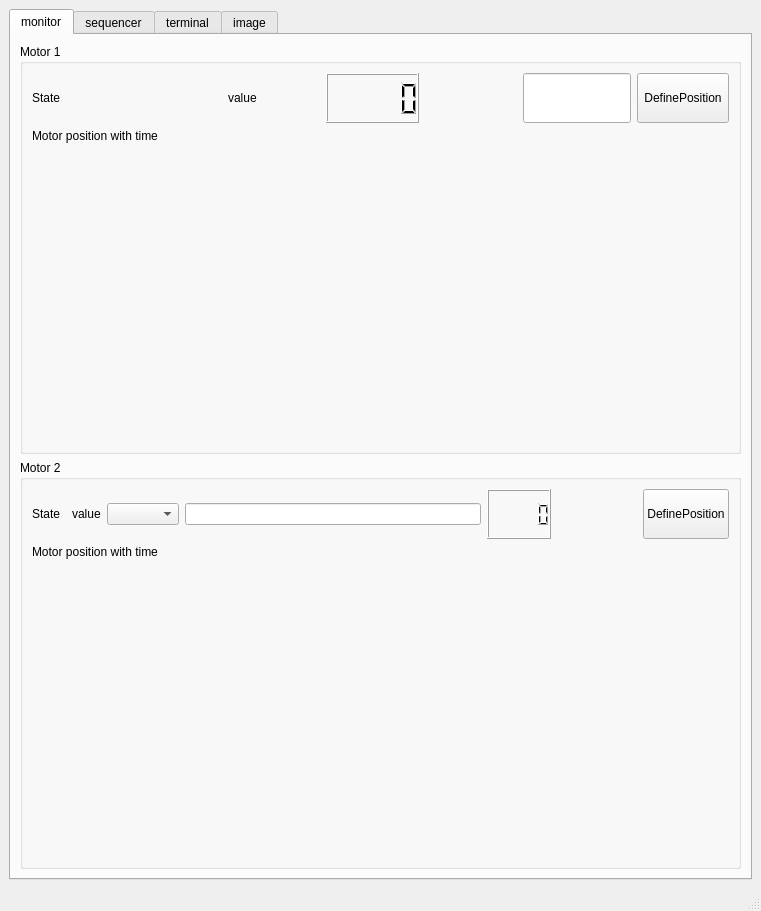
<?xml version="1.0" encoding="UTF-8"?>
<ui version="4.0">
 <class>MainWindow</class>
 <widget class="QMainWindow" name="MainWindow">
  <property name="geometry">
   <rect>
    <x>0</x>
    <y>0</y>
    <width>761</width>
    <height>911</height>
   </rect>
  </property>
  <property name="sizePolicy">
   <sizepolicy hsizetype="Fixed" vsizetype="Fixed">
    <horstretch>0</horstretch>
    <verstretch>0</verstretch>
   </sizepolicy>
  </property>
  <property name="windowTitle">
   <string>MainWindow</string>
  </property>
  <widget class="QWidget" name="centralwidget">
   <layout class="QHBoxLayout" name="horizontalLayout_2">
    <item>
     <widget class="QTabWidget" name="tabWidget">
      <property name="maximumSize">
       <size>
        <width>900</width>
        <height>900</height>
       </size>
      </property>
      <property name="currentIndex">
       <number>0</number>
      </property>
      <widget class="QWidget" name="tab">
       <attribute name="title">
        <string>monitor</string>
       </attribute>
       <layout class="QVBoxLayout" name="verticalLayout_3">
        <item>
         <widget class="QGroupBox" name="groupBox">
          <property name="title">
           <string>Motor 1 </string>
          </property>
          <layout class="QVBoxLayout" name="verticalLayout">
           <item>
            <layout class="QHBoxLayout" name="horizontalLayout">
             <item>
              <widget class="QLabel" name="label">
               <property name="sizePolicy">
                <sizepolicy hsizetype="Preferred" vsizetype="Fixed">
                 <horstretch>0</horstretch>
                 <verstretch>0</verstretch>
                </sizepolicy>
               </property>
               <property name="text">
                <string>State</string>
               </property>
              </widget>
             </item>
             <item>
              <widget class="TaurusLed" name="taurusLed">
               <property name="sizePolicy">
                <sizepolicy hsizetype="Preferred" vsizetype="Minimum">
                 <horstretch>0</horstretch>
                 <verstretch>0</verstretch>
                </sizepolicy>
               </property>
               <property name="maximumSize">
                <size>
                 <width>16777215</width>
                 <height>30</height>
                </size>
               </property>
               <property name="model">
                <string>motor/dummy_mot_ctrl/1/State</string>
               </property>
              </widget>
             </item>
             <item>
              <widget class="QLabel" name="label_2">
               <property name="sizePolicy">
                <sizepolicy hsizetype="Preferred" vsizetype="Fixed">
                 <horstretch>0</horstretch>
                 <verstretch>0</verstretch>
                </sizepolicy>
               </property>
               <property name="maximumSize">
                <size>
                 <width>16777215</width>
                 <height>30</height>
                </size>
               </property>
               <property name="text">
                <string>value</string>
               </property>
              </widget>
             </item>
             <item>
              <widget class="TaurusLCD" name="taurusLCD">
               <property name="sizePolicy">
                <sizepolicy hsizetype="Minimum" vsizetype="Minimum">
                 <horstretch>0</horstretch>
                 <verstretch>0</verstretch>
                </sizepolicy>
               </property>
               <property name="maximumSize">
                <size>
                 <width>16777215</width>
                 <height>50</height>
                </size>
               </property>
               <property name="model">
                <string>motor/dummy_mot_ctrl/1/position</string>
               </property>
              </widget>
             </item>
             <item>
              <widget class="TaurusValueSpinBox" name="taurusValueSpinBox">
               <property name="sizePolicy">
                <sizepolicy hsizetype="Preferred" vsizetype="Fixed">
                 <horstretch>0</horstretch>
                 <verstretch>0</verstretch>
                </sizepolicy>
               </property>
               <property name="minimumSize">
                <size>
                 <width>80</width>
                 <height>0</height>
                </size>
               </property>
               <property name="maximumSize">
                <size>
                 <width>16777215</width>
                 <height>50</height>
                </size>
               </property>
               <property name="model">
                <string>motor/dummy_mot_ctrl/1/position</string>
               </property>
              </widget>
             </item>
             <item>
              <widget class="QLineEdit" name="lineEdit_mot1">
               <property name="sizePolicy">
                <sizepolicy hsizetype="Fixed" vsizetype="Fixed">
                 <horstretch>0</horstretch>
                 <verstretch>0</verstretch>
                </sizepolicy>
               </property>
               <property name="minimumSize">
                <size>
                 <width>0</width>
                 <height>50</height>
                </size>
               </property>
              </widget>
             </item>
             <item>
              <widget class="TaurusCommandButton" name="taurusCommandButton">
               <property name="maximumSize">
                <size>
                 <width>16777215</width>
                 <height>50</height>
                </size>
               </property>
               <property name="text">
                <string>DefinePosition</string>
               </property>
               <property name="icon">
                <iconset>
                 <normaloff>../../../../usr/lib/python3/dist-packages/taurus/qt/qtgui/icon/Tango/scalable/devices/camera-video.svg</normaloff>../../../../usr/lib/python3/dist-packages/taurus/qt/qtgui/icon/Tango/scalable/devices/camera-video.svg</iconset>
               </property>
               <property name="iconSize">
                <size>
                 <width>32</width>
                 <height>32</height>
                </size>
               </property>
               <property name="Model">
                <string>motor/dummy_mot_ctrl/1</string>
               </property>
               <property name="Command">
                <string>DefinePosition</string>
               </property>
               <property name="Parameters">
                <stringlist>
                 <string>5</string>
                </stringlist>
               </property>
              </widget>
             </item>
            </layout>
           </item>
           <item>
            <widget class="QLabel" name="label_5">
             <property name="sizePolicy">
              <sizepolicy hsizetype="Preferred" vsizetype="Fixed">
               <horstretch>0</horstretch>
               <verstretch>0</verstretch>
              </sizepolicy>
             </property>
             <property name="text">
              <string>Motor position with time</string>
             </property>
            </widget>
           </item>
           <item>
            <widget class="TaurusPlotWidget" name="plot_widget" native="true">
             <property name="minimumSize">
              <size>
               <width>0</width>
               <height>100</height>
              </size>
             </property>
            </widget>
           </item>
          </layout>
         </widget>
        </item>
        <item>
         <widget class="QGroupBox" name="groupBox_2">
          <property name="title">
           <string>Motor 2 </string>
          </property>
          <layout class="QVBoxLayout" name="verticalLayout_2">
           <item>
            <layout class="QHBoxLayout" name="horizontalLayout_4">
             <item>
              <widget class="QLabel" name="label_3">
               <property name="sizePolicy">
                <sizepolicy hsizetype="Preferred" vsizetype="Minimum">
                 <horstretch>0</horstretch>
                 <verstretch>0</verstretch>
                </sizepolicy>
               </property>
               <property name="maximumSize">
                <size>
                 <width>16777215</width>
                 <height>50</height>
                </size>
               </property>
               <property name="text">
                <string>State</string>
               </property>
              </widget>
             </item>
             <item>
              <widget class="TaurusLed" name="taurusLed_2">
               <property name="maximumSize">
                <size>
                 <width>16777215</width>
                 <height>50</height>
                </size>
               </property>
               <property name="model">
                <string>motor/dummy_mot_ctrl/2/State</string>
               </property>
              </widget>
             </item>
             <item>
              <widget class="QLabel" name="label_4">
               <property name="maximumSize">
                <size>
                 <width>16777215</width>
                 <height>50</height>
                </size>
               </property>
               <property name="text">
                <string>value</string>
               </property>
              </widget>
             </item>
             <item>
              <widget class="TaurusAttrListComboBox" name="taurusAttrListComboBox">
               <property name="model">
                <string>motor/dummy_mot_ctrl/2/position</string>
               </property>
              </widget>
             </item>
             <item>
              <widget class="TaurusValueLineEdit" name="taurusLine">
               <property name="model">
                <string>motor/dummy_mot_ctrl/2/position</string>
               </property>
              </widget>
             </item>
             <item>
              <widget class="TaurusLCD" name="taurusLCD_2">
               <property name="maximumSize">
                <size>
                 <width>16777215</width>
                 <height>50</height>
                </size>
               </property>
               <property name="model">
                <string>motor/dummy_mot_ctrl/2/position</string>
               </property>
              </widget>
             </item>
             <item>
              <widget class="TaurusValueSpinBox" name="taurusValueSpinBox_2">
               <property name="sizePolicy">
                <sizepolicy hsizetype="Preferred" vsizetype="Fixed">
                 <horstretch>0</horstretch>
                 <verstretch>0</verstretch>
                </sizepolicy>
               </property>
               <property name="minimumSize">
                <size>
                 <width>80</width>
                 <height>0</height>
                </size>
               </property>
               <property name="maximumSize">
                <size>
                 <width>16777215</width>
                 <height>50</height>
                </size>
               </property>
               <property name="model">
                <string>motor/dummy_mot_ctrl/2/position</string>
               </property>
              </widget>
             </item>
             <item>
              <widget class="TaurusCommandButton" name="taurusCommandButton_2">
               <property name="maximumSize">
                <size>
                 <width>16777215</width>
                 <height>50</height>
                </size>
               </property>
               <property name="text">
                <string>DefinePosition</string>
               </property>
               <property name="icon">
                <iconset>
                 <normaloff>../../../../usr/lib/python3/dist-packages/taurus/qt/qtgui/icon/extra-icons/leds/images48/ledorange.png</normaloff>../../../../usr/lib/python3/dist-packages/taurus/qt/qtgui/icon/extra-icons/leds/images48/ledorange.png</iconset>
               </property>
               <property name="Model">
                <string>motor/dummy_mot_ctrl/2</string>
               </property>
               <property name="Command">
                <string>DefinePosition</string>
               </property>
               <property name="Parameters">
                <stringlist>
                 <string>25</string>
                </stringlist>
               </property>
              </widget>
             </item>
            </layout>
           </item>
           <item>
            <widget class="QLabel" name="label_6">
             <property name="sizePolicy">
              <sizepolicy hsizetype="Preferred" vsizetype="Fixed">
               <horstretch>0</horstretch>
               <verstretch>0</verstretch>
              </sizepolicy>
             </property>
             <property name="text">
              <string>Motor position with time</string>
             </property>
            </widget>
           </item>
           <item>
            <widget class="TaurusPlotWidget2" name="widget" native="true"/>
           </item>
          </layout>
         </widget>
        </item>
       </layout>
      </widget>
      <widget class="QWidget" name="tab_2">
       <attribute name="title">
        <string>sequencer</string>
       </attribute>
       <layout class="QHBoxLayout" name="horizontalLayout_5">
        <item>
         <widget class="SequenceWidget" name="widget_sequence" native="true"/>
        </item>
       </layout>
      </widget>
      <widget class="QWidget" name="tab_3">
       <attribute name="title">
        <string>terminal</string>
       </attribute>
       <layout class="QHBoxLayout" name="horizontalLayout_3">
        <item>
         <widget class="TerminalWidget" name="widget_terminal" native="true">
          <property name="minimumSize">
           <size>
            <width>0</width>
            <height>50</height>
           </size>
          </property>
         </widget>
        </item>
       </layout>
      </widget>
      <widget class="QWidget" name="tab_4">
       <attribute name="title">
        <string>image</string>
       </attribute>
       <layout class="QHBoxLayout" name="horizontalLayout_6">
        <item>
         <widget class="TaurusImageDialog" name="taurusImageDialog">
          <property name="model">
           <string>sys/tg_test/1/long64_image_ro</string>
          </property>
         </widget>
        </item>
       </layout>
      </widget>
     </widget>
    </item>
   </layout>
  </widget>
  <widget class="QMenuBar" name="menubar">
   <property name="geometry">
    <rect>
     <x>0</x>
     <y>0</y>
     <width>761</width>
     <height>23</height>
    </rect>
   </property>
  </widget>
  <widget class="QStatusBar" name="statusbar"/>
 </widget>
 <customwidgets>
  <customwidget>
   <class>TaurusCommandButton</class>
   <extends>QPushButton</extends>
   <header>taurus.qt.qtgui.button</header>
  </customwidget>
  <customwidget>
   <class>TaurusImageDialog</class>
   <extends>QDialog</extends>
   <header>taurus.qt.qtgui.extra_guiqwt</header>
  </customwidget>
  <customwidget>
   <class>TaurusAttrListComboBox</class>
   <extends>QComboBox</extends>
   <header>taurus.qt.qtgui.input</header>
  </customwidget>
  <customwidget>
   <class>TaurusValueLineEdit</class>
   <extends>QLineEdit</extends>
   <header>taurus.qt.qtgui.input</header>
  </customwidget>
  <customwidget>
   <class>TaurusValueSpinBox</class>
   <extends>QWidget</extends>
   <header>taurus.qt.qtgui.input</header>
  </customwidget>
  <customwidget>
   <class>QLed</class>
   <extends>QPixmapWidget</extends>
   <header>taurus.qt.qtgui.display</header>
  </customwidget>
  <customwidget>
   <class>QPixmapWidget</class>
   <extends>QWidget</extends>
   <header>taurus.qt.qtgui.display</header>
  </customwidget>
  <customwidget>
   <class>TaurusLCD</class>
   <extends>QLCDNumber</extends>
   <header>taurus.qt.qtgui.display</header>
  </customwidget>
  <customwidget>
   <class>TaurusLed</class>
   <extends>QLed</extends>
   <header>taurus.qt.qtgui.display</header>
  </customwidget>
  <customwidget>
   <class>TerminalWidget</class>
   <extends>QWidget</extends>
   <header>terminal_widget.h</header>
   <container>1</container>
  </customwidget>
  <customwidget>
   <class>TaurusPlotWidget</class>
   <extends>QWidget</extends>
   <header>plot_widget_trend.h</header>
   <container>1</container>
  </customwidget>
  <customwidget>
   <class>TaurusPlotWidget2</class>
   <extends>QWidget</extends>
   <header>plot_widget_trend2.h</header>
   <container>1</container>
  </customwidget>
  <customwidget>
   <class>SequenceWidget</class>
   <extends>QWidget</extends>
   <header>sequence_widget.h</header>
   <container>1</container>
  </customwidget>
 </customwidgets>
 <resources/>
 <connections/>
</ui>
